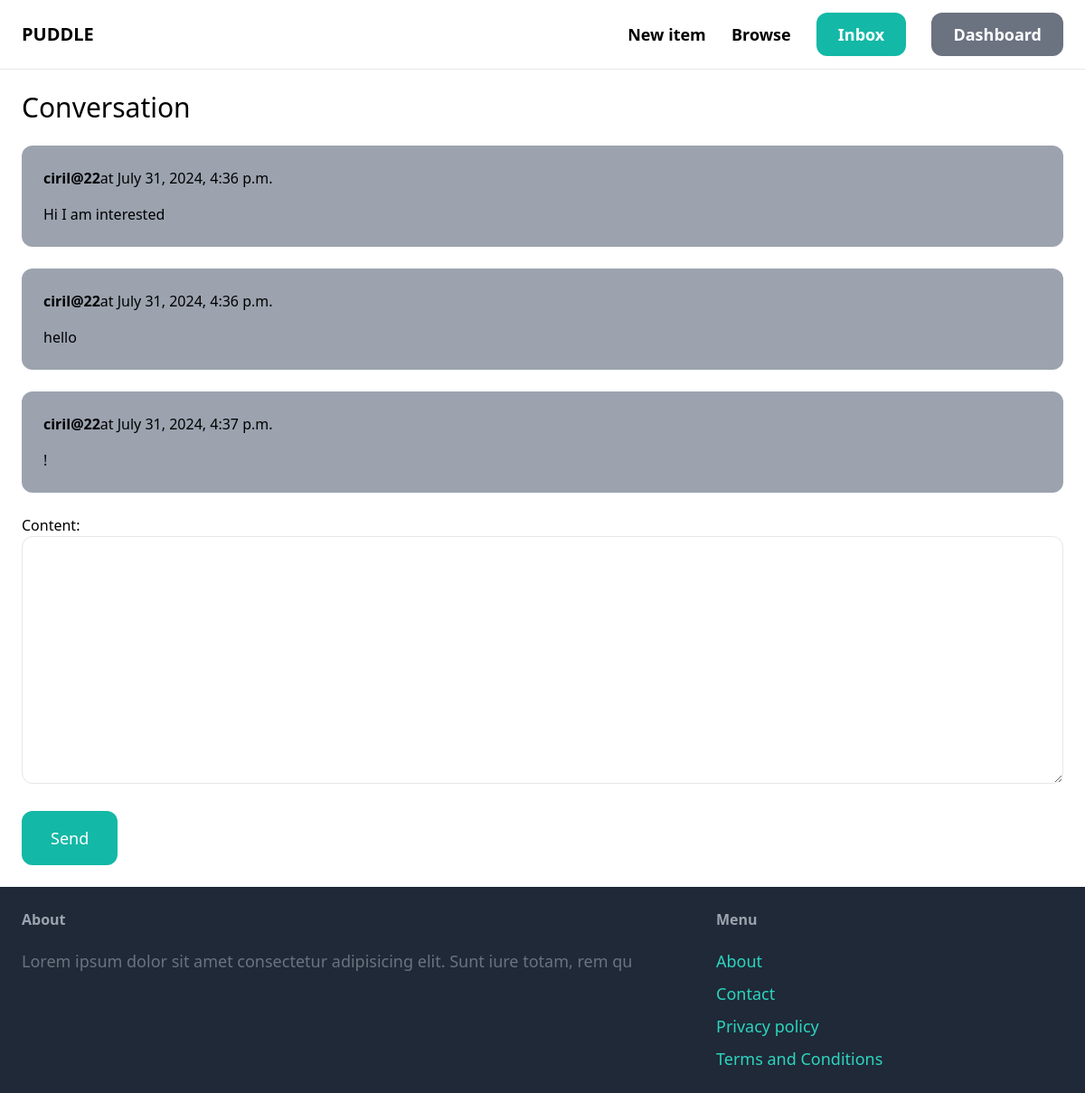
/conversation7/ (signed in), run on the app's committed database.
### conversation/models.py (models this page shows)
class ConversationMessages(models.Model):
    conversation=models.ForeignKey(Conversation,related_name='messages',on_delete=models.CASCADE)
    content= models.TextField()
    created_at = models.DateTimeField(auto_now_add=True)
    created_by= models.ForeignKey(User,related_name='created_messages',on_delete=models.CASCADE)

### conversation/views.py (the view)
# urls.py: path('<int:pk>/',views.detail,name='detail'),
@login_required
def detail(request,pk):
    conversations = Conversation.objects.filter(members__in=[request.user.id]).get(pk=pk)
    if request.method == 'POST':
        form = ConversationMessageForm(request.POST)
        if form.is_valid():
            conversation_message= form.save(commit=False)
            conversation_message.conversation = conversations
            conversation_message.created_by=request.user
            conversation_message.save()
            conversations.save()
            return redirect('detail',pk=pk)
    else:
        form = ConversationMessageForm()
    return render(request,'conversation/detail.html',{
        'conversation':conversations,
        'form':form,
    })

### conversation/forms.py
class ConversationMessageForm(forms.ModelForm):
    class Meta:
        model = ConversationMessages
        fields= ('content',)
        widgets ={
            'content': forms.Textarea(attrs={
                'class': 'w-full py-4 px-6  rounded-xl border'
            })
        }

### conversation/templates/conversation/detail.html (shortened to what this page needs)
{% extends 'core/base.html' %}
{% block content %}
<h1 class="mb-6 text-3xl">Conversation</h1>
<div class="space-y-6">
    {% for message in conversation.messages.all %}
             <div class="p-6 flex {% if message.created_by == request.user %}bg-blue-500{% else %}bg-gray-400{% endif %} bg-gray-100 rounded-xl">
                <div>
                    <p class="mb-4"><strong>{{ message.created_by.username }}</strong>at {{ message.created_at }}</p>
                    <p>{{ message.content }}</p>
                </div>
             </div>
    {% endfor %}
</div>
<form method="post" class="mt-6">
    {{ form.as_p }}
    <br>
    <button class="py-4 px-8 text-lg bg-teal-500 hover:bg-teal-700 rounded-xl text-white">Send</button>
</form>
{% endblock %}

### data on the page
ConversationMessages: created_by.username "ciril@22", created_at "July 31, 2024, 4:36 p.m.", content "Hi I am interested"
ConversationMessages: created_by.username "ciril@22", created_at "July 31, 2024, 4:36 p.m.", content "hello"
ConversationMessages: created_by.username "ciril@22", created_at "July 31, 2024, 4:37 p.m.", content "!"
